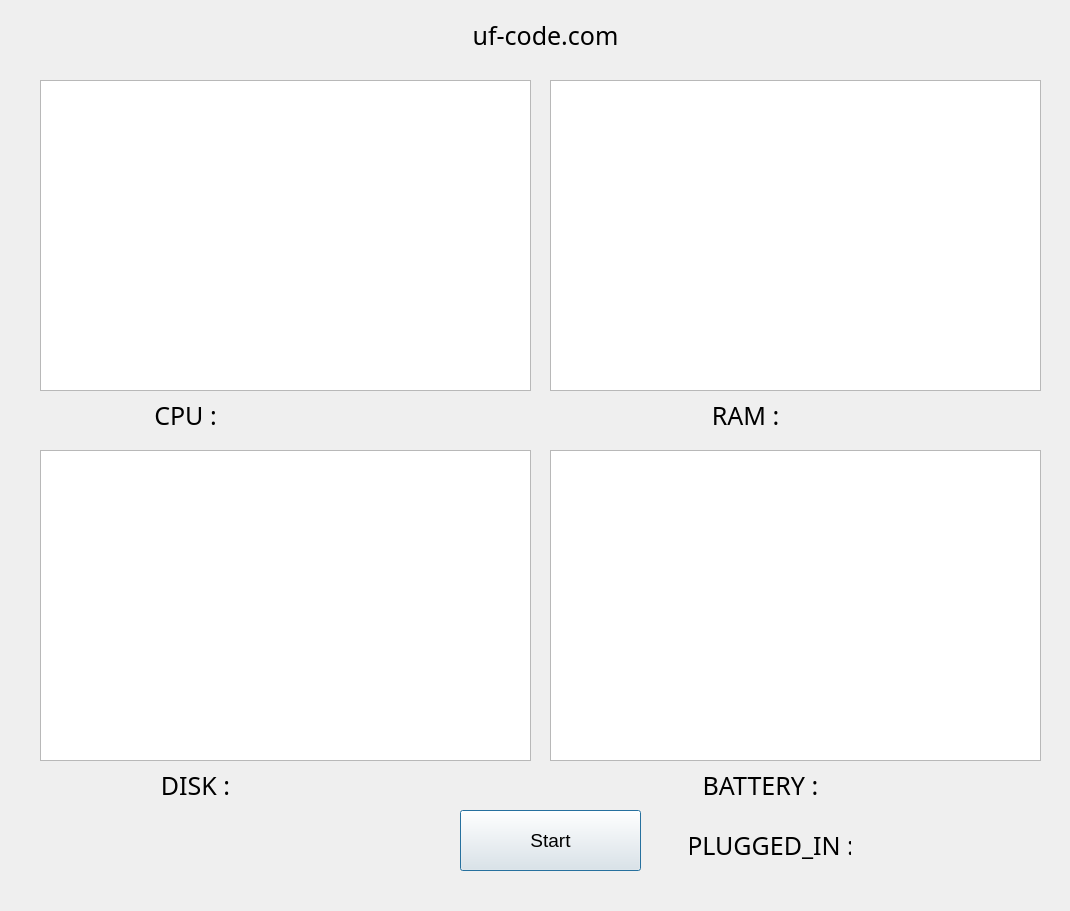
<?xml version="1.0" encoding="UTF-8"?>
<ui version="4.0">
 <class>Dialog</class>
 <widget class="QDialog" name="Dialog">
  <property name="geometry">
   <rect>
    <x>0</x>
    <y>0</y>
    <width>1070</width>
    <height>911</height>
   </rect>
  </property>
  <property name="windowTitle">
   <string>Dialog</string>
  </property>
  <widget class="PlotWidget" name="graph_cpu">
   <property name="geometry">
    <rect>
     <x>40</x>
     <y>80</y>
     <width>491</width>
     <height>311</height>
    </rect>
   </property>
  </widget>
  <widget class="PlotWidget" name="graph_ram">
   <property name="geometry">
    <rect>
     <x>550</x>
     <y>80</y>
     <width>491</width>
     <height>311</height>
    </rect>
   </property>
  </widget>
  <widget class="PlotWidget" name="graph_disk">
   <property name="geometry">
    <rect>
     <x>40</x>
     <y>450</y>
     <width>491</width>
     <height>311</height>
    </rect>
   </property>
  </widget>
  <widget class="PlotWidget" name="graph_battery">
   <property name="geometry">
    <rect>
     <x>550</x>
     <y>450</y>
     <width>491</width>
     <height>311</height>
    </rect>
   </property>
  </widget>
  <widget class="QPushButton" name="pushButton">
   <property name="geometry">
    <rect>
     <x>460</x>
     <y>810</y>
     <width>181</width>
     <height>61</height>
    </rect>
   </property>
   <property name="font">
    <font>
     <pointsize>14</pointsize>
    </font>
   </property>
   <property name="text">
    <string>Start</string>
   </property>
  </widget>
  <widget class="QLabel" name="hehehe">
   <property name="geometry">
    <rect>
     <x>430</x>
     <y>10</y>
     <width>231</width>
     <height>51</height>
    </rect>
   </property>
   <property name="font">
    <font>
     <family>Bahnschrift Light</family>
     <pointsize>19</pointsize>
    </font>
   </property>
   <property name="text">
    <string>uf-code.com</string>
   </property>
   <property name="alignment">
    <set>Qt::AlignCenter</set>
   </property>
  </widget>
  <widget class="QLabel" name="cpu_label">
   <property name="geometry">
    <rect>
     <x>140</x>
     <y>390</y>
     <width>91</width>
     <height>51</height>
    </rect>
   </property>
   <property name="font">
    <font>
     <family>Bahnschrift Light</family>
     <pointsize>19</pointsize>
    </font>
   </property>
   <property name="text">
    <string>CPU :</string>
   </property>
   <property name="alignment">
    <set>Qt::AlignCenter</set>
   </property>
  </widget>
  <widget class="QLabel" name="cpu_label_2">
   <property name="geometry">
    <rect>
     <x>240</x>
     <y>390</y>
     <width>91</width>
     <height>51</height>
    </rect>
   </property>
   <property name="font">
    <font>
     <family>Bahnschrift Light</family>
     <pointsize>19</pointsize>
    </font>
   </property>
   <property name="text">
    <string/>
   </property>
   <property name="alignment">
    <set>Qt::AlignCenter</set>
   </property>
  </widget>
  <widget class="QLabel" name="ram_label">
   <property name="geometry">
    <rect>
     <x>700</x>
     <y>390</y>
     <width>91</width>
     <height>51</height>
    </rect>
   </property>
   <property name="font">
    <font>
     <family>Bahnschrift Light</family>
     <pointsize>19</pointsize>
    </font>
   </property>
   <property name="text">
    <string>RAM :</string>
   </property>
   <property name="alignment">
    <set>Qt::AlignCenter</set>
   </property>
  </widget>
  <widget class="QLabel" name="ram_label_2">
   <property name="geometry">
    <rect>
     <x>790</x>
     <y>390</y>
     <width>91</width>
     <height>51</height>
    </rect>
   </property>
   <property name="font">
    <font>
     <family>Bahnschrift Light</family>
     <pointsize>19</pointsize>
    </font>
   </property>
   <property name="text">
    <string/>
   </property>
   <property name="alignment">
    <set>Qt::AlignCenter</set>
   </property>
  </widget>
  <widget class="QLabel" name="disk_label_2">
   <property name="geometry">
    <rect>
     <x>240</x>
     <y>760</y>
     <width>91</width>
     <height>51</height>
    </rect>
   </property>
   <property name="font">
    <font>
     <family>Bahnschrift Light</family>
     <pointsize>19</pointsize>
    </font>
   </property>
   <property name="text">
    <string/>
   </property>
   <property name="alignment">
    <set>Qt::AlignCenter</set>
   </property>
  </widget>
  <widget class="QLabel" name="disk_label">
   <property name="geometry">
    <rect>
     <x>150</x>
     <y>760</y>
     <width>91</width>
     <height>51</height>
    </rect>
   </property>
   <property name="font">
    <font>
     <family>Bahnschrift Light</family>
     <pointsize>19</pointsize>
    </font>
   </property>
   <property name="text">
    <string>DISK :</string>
   </property>
   <property name="alignment">
    <set>Qt::AlignCenter</set>
   </property>
  </widget>
  <widget class="QLabel" name="battery_label">
   <property name="geometry">
    <rect>
     <x>690</x>
     <y>760</y>
     <width>141</width>
     <height>51</height>
    </rect>
   </property>
   <property name="font">
    <font>
     <family>Bahnschrift Light</family>
     <pointsize>19</pointsize>
    </font>
   </property>
   <property name="text">
    <string>BATTERY :</string>
   </property>
   <property name="alignment">
    <set>Qt::AlignCenter</set>
   </property>
  </widget>
  <widget class="QLabel" name="battery_label_2">
   <property name="geometry">
    <rect>
     <x>830</x>
     <y>760</y>
     <width>91</width>
     <height>51</height>
    </rect>
   </property>
   <property name="font">
    <font>
     <family>Bahnschrift Light</family>
     <pointsize>19</pointsize>
    </font>
   </property>
   <property name="text">
    <string/>
   </property>
   <property name="alignment">
    <set>Qt::AlignCenter</set>
   </property>
  </widget>
  <widget class="QLabel" name="disk_label_3">
   <property name="geometry">
    <rect>
     <x>330</x>
     <y>760</y>
     <width>91</width>
     <height>51</height>
    </rect>
   </property>
   <property name="font">
    <font>
     <family>Bahnschrift Light</family>
     <pointsize>19</pointsize>
    </font>
   </property>
   <property name="text">
    <string/>
   </property>
   <property name="alignment">
    <set>Qt::AlignCenter</set>
   </property>
  </widget>
  <widget class="QLabel" name="battery_label_4">
   <property name="geometry">
    <rect>
     <x>860</x>
     <y>820</y>
     <width>91</width>
     <height>51</height>
    </rect>
   </property>
   <property name="font">
    <font>
     <family>Bahnschrift Light</family>
     <pointsize>19</pointsize>
    </font>
   </property>
   <property name="text">
    <string/>
   </property>
   <property name="alignment">
    <set>Qt::AlignCenter</set>
   </property>
  </widget>
  <widget class="QLabel" name="battery_label_3">
   <property name="geometry">
    <rect>
     <x>690</x>
     <y>820</y>
     <width>161</width>
     <height>51</height>
    </rect>
   </property>
   <property name="font">
    <font>
     <family>Bahnschrift Light</family>
     <pointsize>19</pointsize>
    </font>
   </property>
   <property name="text">
    <string>PLUGGED_IN :</string>
   </property>
   <property name="alignment">
    <set>Qt::AlignCenter</set>
   </property>
  </widget>
 </widget>
 <customwidgets>
  <customwidget>
   <class>PlotWidget</class>
   <extends>QGraphicsView</extends>
   <header>pyqtgraph</header>
  </customwidget>
 </customwidgets>
 <resources/>
 <connections/>
</ui>
